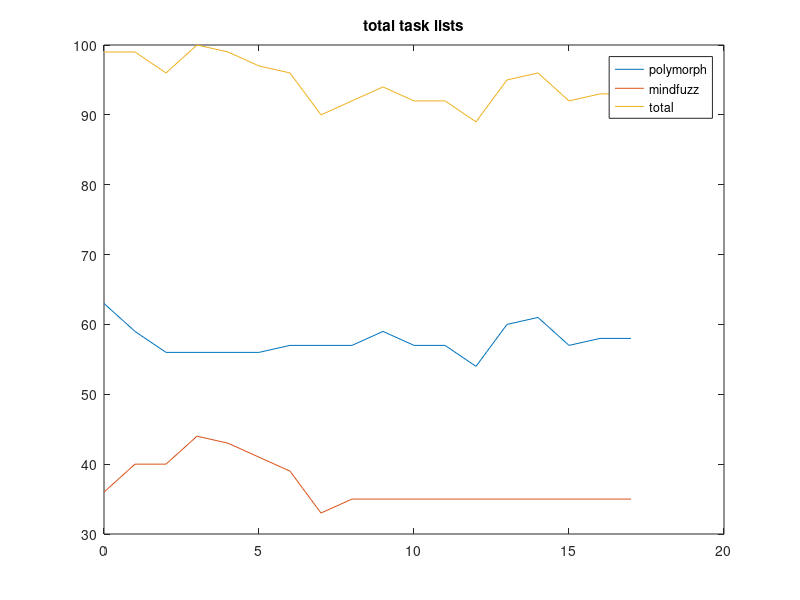
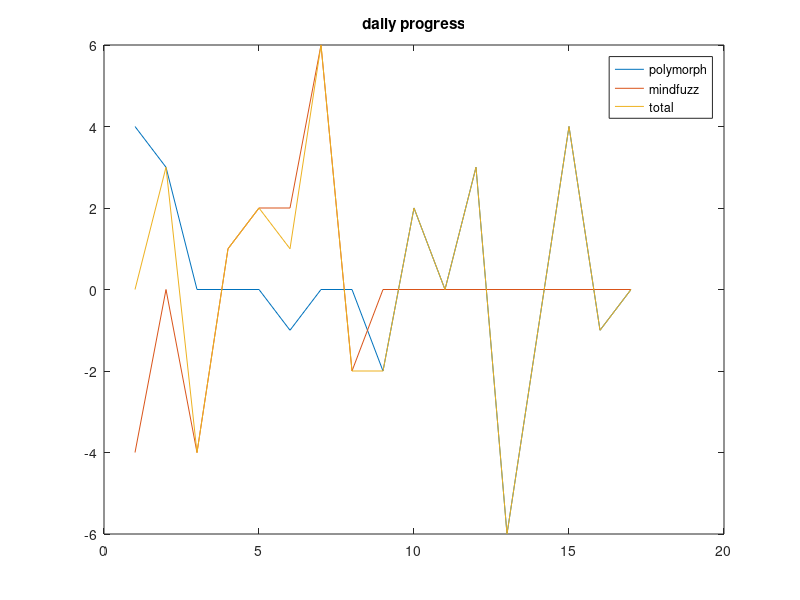

Write MATLAB code to recreate these figures, in order.
close all
clear all

polymorph_pixel_tasks = [63,59,56,56,56,56,57,57,57,59,57,57,54,60,61,...
    57,58,58]';
mindfuzz_design_tasks = [36,40,40,44,43,41,39,33,35,35,35,35,35,35,35,...
    35,35,35]';
total_design_tasks = polymorph_pixel_tasks + mindfuzz_design_tasks;

l = length(polymorph_pixel_tasks);

x = linspace(0, l-1, l);

polymorph_deltas = polymorph_pixel_tasks(2:l) -...
    polymorph_pixel_tasks(1:l-1);
mindfuzz_deltas = mindfuzz_design_tasks(2:l) -...
    mindfuzz_design_tasks(1:l-1);
total_deltas = polymorph_deltas + mindfuzz_deltas;

figure
plot(x,polymorph_pixel_tasks);
hold on
plot(x,mindfuzz_design_tasks);
plot(x,total_design_tasks);
title('total task lists');
legend('polymorph','mindfuzz','total');

figure
plot(-1*polymorph_deltas);
hold on
plot(-1*mindfuzz_deltas);
plot(-1*total_deltas);
title('daily progress');
legend('polymorph', 'mindfuzz', 'total');
